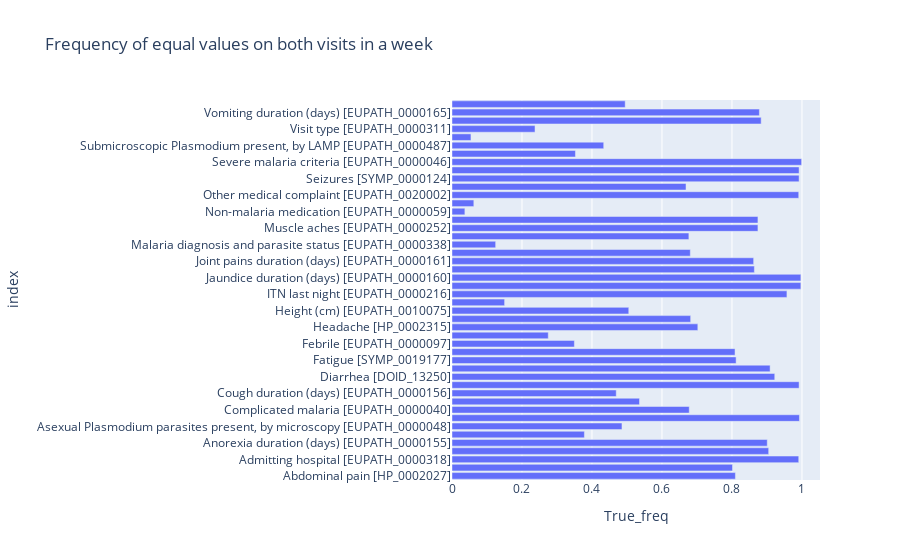

The notebook cell saved with this chart:
### Code cell
##2 visits in a week
df_2 = df[df['counts']==2]
df_2.index = range(len(df_2))


##True or False if the values in both visits are the same or not
##gives double the amount of weeks because each visit will be [0] and [1]. But for the % its irrelevant
other_array = []
for index, row in df_2.iterrows():
    data = df_2[ df_2['Visit week']==row['Visit week'] ]\
                [ df_2['Participant_Id']==row['Participant_Id'] ].reset_index(drop=True)
    array = []
    for column in df_2.columns:
        array.append(data.iloc[0][column] == data.iloc[1][column])
    other_array.append(array)
    
dataframe_true_false = pd.DataFrame(other_array, columns=df_2.columns)

##frequency Table for True False in all columns
dataframe_true_false_counts=dataframe_true_false.apply(pd.value_counts)
dataframe_true_false_counts=dataframe_true_false_counts.fillna(0)
dataframe_true_false_counts=dataframe_true_false_counts.T
#i dont understand why but I can only call the columns if I rename them...
dataframe_true_false_counts.columns=['False','True']
dataframe_true_false_counts['True_freq']=(dataframe_true_false_counts['True']/len(df_2))
dataframe_true_false_counts['False_freq']=(dataframe_true_false_counts['False']/len(df_2))

##bar chart
df_figure=dataframe_true_false_counts.drop(['counts','Participant_Id','Observation_Id','Visit week','Visit date [EUPATH_0000091]','Hospital admission date [EUPATH_0000319]','Hospital discharge date [EUPATH_0000320]','Days since enrollment [EUPATH_0000191]','Age at visit (years) [EUPATH_0000113]','Household_Id'])
dataframe_true_false_counts_figure = px.bar(df_figure,
            y=df_figure.index,
            x="True_freq",
            orientation='h',
            title="Frequency of equal values on both visits in a week")
dataframe_true_false_counts_figure.show()
#dataframe_true_false_counts_figure.write_html("Documents/HDI/synthetic-data-service/rebeca.html")
#dataframe_true_false_counts_figure.write_image("dataframe_true_false_counts_figure.pdf")
py.offline.plot(dataframe_true_false_counts_figure, filename='dataframe_true_false_counts_2weeks_figure.html')

### Figure 1 — Plotly figure (JSON) as saved in the notebook; plotly's stock layout.template omitted (floating-point values rounded to 4 significant figures)
{"data": [{"alignmentgroup": "True", "hovertemplate": "True_freq=%{x}<br>index=%{y}<extra></extra>", "legendgroup": "", "marker": {"color": "#636efa"}, "name": "", "offsetgroup": "", "orientation": "h", "showlegend": false, "textposition": "auto", "type": "bar", "x": [0.8098, 0.8016, 0.9908, 0.9049, 0.9008, 0.3783, 0.4857, 0.9928, 0.6779, 0.5358, 0.4693, 0.9918, 0.9223, 0.909, 0.8119, 0.8088, 0.3497, 0.2751, 0.7025, 0.682, 0.5051, 0.1503, 0.9571, 0.9969, 0.9969, 0.864, 0.862, 0.681, 0.1247, 0.6769, 0.8742, 0.8742, 0.03681, 0.06237, 0.9908, 0.6687, 0.9918, 0.9918, 0.999, 0.3528, 0.4335, 0.05419, 0.2372, 0.8834, 0.8783, 0.4949], "xaxis": "x", "y": ["Abdominal pain [HP_0002027]", "Abdominal pain duration (days) [EUPATH_0000154]", "Admitting hospital [EUPATH_0000318]", "Anorexia [SYMP_0000523]", "Anorexia duration (days) [EUPATH_0000155]", "Asexual Plasmodium parasite density, by microscopy [EUPATH_0000092]", "Asexual Plasmodium parasites present, by microscopy [EUPATH_0000048]", "Basis of complicated diagnosis [EUPATH_0000316]", "Complicated malaria [EUPATH_0000040]", "Cough [SYMP_0000614]", "Cough duration (days) [EUPATH_0000156]", "Diagnosis at hospitalization [EUPATH_0000638]", "Diarrhea [DOID_13250]", "Diarrhea duration (days) [EUPATH_0000157]", "Fatigue [SYMP_0019177]", "Fatigue duration (days) [EUPATH_0000158]", "Febrile [EUPATH_0000097]", "Fever, subjective duration (days) [EUPATH_0000164]", "Headache [HP_0002315]", "Headache duration (days) [EUPATH_0000159]", "Height (cm) [EUPATH_0010075]", "Hemoglobin (g/dL) [EUPATH_0000047]", "ITN last night [EUPATH_0000216]", "Jaundice [HP_0000952]", "Jaundice duration (days) [EUPATH_0000160]", "Joint pains [SYMP_0000064]", "Joint pains duration (days) [EUPATH_0000161]", "Malaria diagnosis [EUPATH_0000090]", "Malaria diagnosis and parasite status [EUPATH_0000338]", "Malaria treatment [EUPATH_0000740]", "Muscle aches [EUPATH_0000252]", "Muscle aches duration (days) [EUPATH_0000162]", "Non-malaria medication [EUPATH_0000059]", "Other diagnosis [EUPATH_0000317]", "Other medical complaint [EUPATH_0020002]", "Plasmodium gametocytes present, by microscopy [EUPATH_0000207]", "Seizures [SYMP_0000124]", "Seizures duration (days) [EUPATH_0000163]", "Severe malaria criteria [EUPATH_0000046]", "Subjective fever [EUPATH_0000100]", "Submicroscopic Plasmodium present, by LAMP [EUPATH_0000487]", "Temperature (C) [EUPATH_0000110]", "Visit type [EUPATH_0000311]", "Vomiting [HP_0002013]", "Vomiting duration (days) [EUPATH_0000165]", "Weight (kg) [EUPATH_0000732]"], "yaxis": "y"}], "layout": {"barmode": "relative", "legend": {"tracegroupgap": 0}, "title": {"text": "Frequency of equal values on both visits in a week"}, "xaxis": {"anchor": "y", "domain": [0, 1], "title": {"text": "True_freq"}}, "yaxis": {"anchor": "x", "domain": [0, 1], "title": {"text": "index"}}}}
